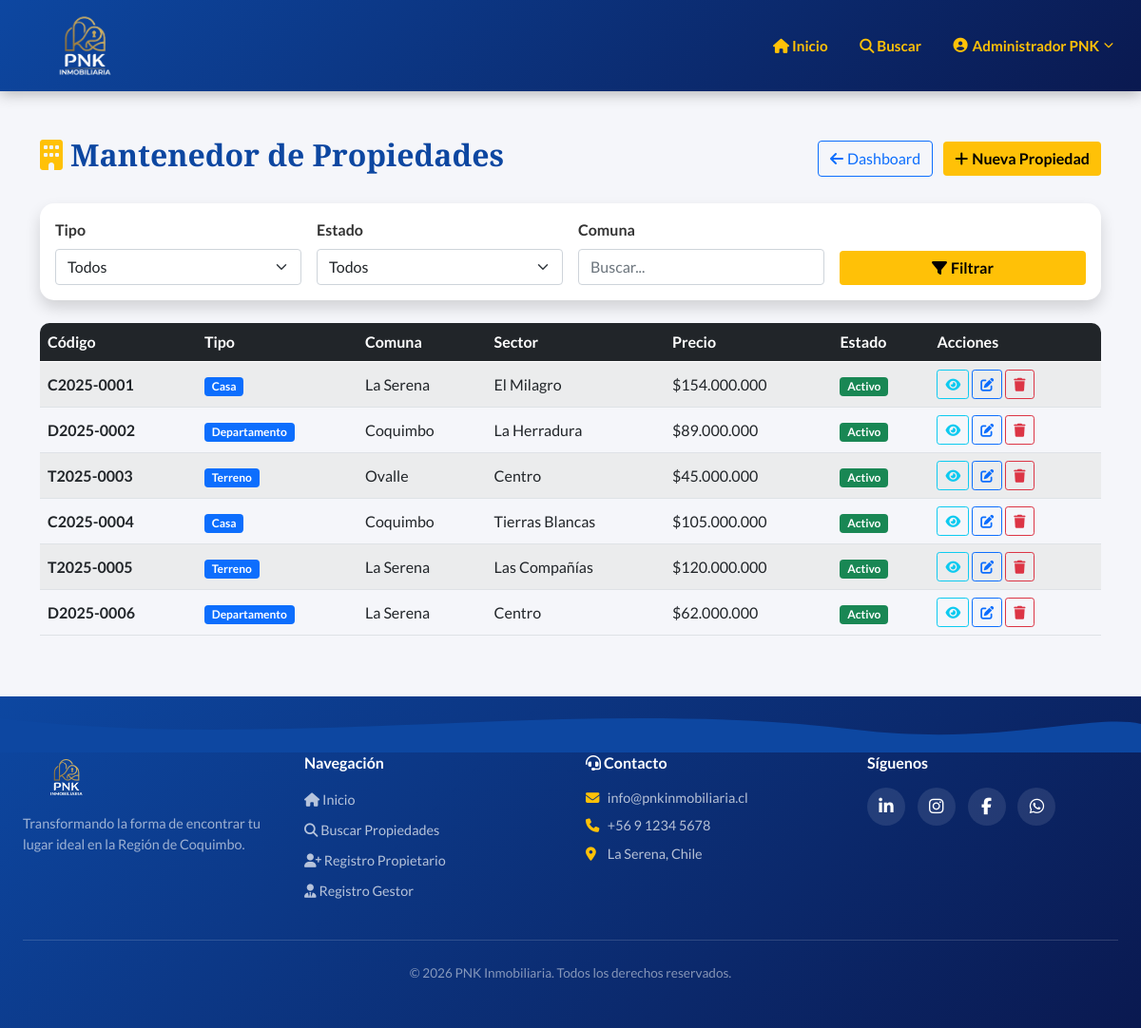
The app's page /crud-propiedades.php (signed in) with its own data.
### tables this page shows
CREATE TABLE propiedades (
    id               INT AUTO_INCREMENT PRIMARY KEY,
    codigo           VARCHAR(20) NOT NULL UNIQUE COMMENT 'Formato: C/D/T + año + correlativo',
    propietario_id   INT NOT NULL,
    tipo             ENUM('casa','departamento','terreno') NOT NULL,
    descripcion      TEXT NULL,
    banos            TINYINT UNSIGNED DEFAULT 0,
    dormitorios      TINYINT UNSIGNED DEFAULT 0,
    area_terreno     DECIMAL(10,2) DEFAULT 0 COMMENT 'Metros cuadrados',
    area_construida  DECIMAL(10,2) DEFAULT 0 COMMENT 'Metros cuadrados',
    precio_clp       BIGINT UNSIGNED DEFAULT 0,
    precio_uf        DECIMAL(10,2) DEFAULT 0,
    fecha_publicacion DATE NULL,
    provincia        VARCHAR(50) NOT NULL,
    comuna           VARCHAR(50) NOT NULL,
    sector           VARCHAR(100) NULL,
    latitud          DECIMAL(10,7) NULL,
    longitud         DECIMAL(10,7) NULL,
    bodega           BOOLEAN DEFAULT FALSE,
    estacionamiento  BOOLEAN DEFAULT FALSE,
    logia            BOOLEAN DEFAULT FALSE,
    cocina_amoblada  BOOLEAN DEFAULT FALSE,
    antejardin       BOOLEAN DEFAULT FALSE,
    patio_trasero    BOOLEAN DEFAULT FALSE,
    piscina          BOOLEAN DEFAULT FALSE,
    estado           ENUM('activo','inactivo','vendido') NOT NULL DEFAULT 'activo',
    created_at       TIMESTAMP DEFAULT CURRENT_TIMESTAMP,
    updated_at       TIMESTAMP DEFAULT CURRENT_TIMESTAMP ON UPDATE CURRENT_TIMESTAMP,
    FOREIGN KEY (propietario_id) REFERENCES usuarios(id) ON DELETE CASCADE,
    INDEX idx_tipo (tipo),
    INDEX idx_estado (estado),
    INDEX idx_comuna (comuna),
    INDEX idx_provincia (provincia),
    INDEX idx_propietario (propietario_id)
);

### includes/auth.php (called while the page is built, shortened)
<?php
function getUserType(): ?string {
    return $_SESSION['tipo_usuario'] ?? null;
}
function sanitize(string $input): string {
    return htmlspecialchars(trim($input), ENT_QUOTES, 'UTF-8');
}

### crud-propiedades.php (the view, shortened to what this page needs)
<?php
require_once 'includes/header.php';
$isAdmin = getUserType() === 'administrador';
$filtroComuna = $_GET['comuna'] ?? '';
$page = max(1, intval($_GET['page'] ?? 1));
$perPage = 10;
$offset = ($page - 1) * $perPage;
$params = [];
$where = "WHERE 1=1";
$stmt = $pdo->prepare("SELECT * FROM propiedades $where ORDER BY created_at DESC LIMIT $perPage OFFSET $offset");
$stmt->execute($params);
$propiedades = $stmt->fetchAll();
?>
<section class="container my-5">
    <div class="d-flex justify-content-between align-items-center mb-4 flex-wrap gap-2">
        <h2 class="fw-bold"><i class="fas fa-building text-warning me-2"></i><?= $isAdmin ? 'Mantenedor de Propiedades' : 'Mis Propiedades' ?></h2>
        <div>
            <?php if ($isAdmin): ?><a href="dashboard.php" class="btn btn-outline-primary me-2"><i class="fas fa-arrow-left me-1"></i>Dashboard</a><?php endif; ?>
            <a href="?new=1" class="btn btn-warning text-dark fw-bold"><i class="fas fa-plus me-1"></i>Nueva Propiedad</a>
        </div>
    </div>
    <div class="card premium-card border-0 shadow p-3 mb-4">
        <form method="GET" class="row g-3 align-items-end">
            <div class="col-md-3">
                <label class="form-label fw-bold">Tipo</label>
                <select name="tipo" class="form-select">
                    <option value="">Todos</option>
                </select>
            </div>
            <div class="col-md-3">
                <label class="form-label fw-bold">Estado</label>
                <select name="estado_prop" class="form-select">
                    <option value="">Todos</option>
                </select>
            </div>
            <div class="col-md-3">
                <label class="form-label fw-bold">Comuna</label>
                <input type="text" name="comuna" class="form-control" value="<?= sanitize($filtroComuna) ?>" placeholder="Buscar...">
            </div>
            <div class="col-md-3">
                <button class="btn btn-warning text-dark fw-bold w-100"><i class="fas fa-filter me-1"></i>Filtrar</button>
            </div>
        </form>
    </div>
    <div class="table-responsive">
        <table class="table table-striped table-hover align-middle">
            <thead class="table-dark">
                <tr><th>Código</th><th>Tipo</th><th>Comuna</th><th>Sector</th><th>Precio</th><th>Estado</th><th>Acciones</th></tr>
            </thead>
            <tbody>
            <?php foreach ($propiedades as $p): ?>
                <tr>
                    <td class="fw-bold"><?= sanitize($p['codigo']) ?></td>
                    <td><span class="badge bg-primary"><?= ucfirst($p['tipo']) ?></span></td>
                    <td><?= sanitize($p['comuna']) ?></td>
                    <td><?= sanitize($p['sector']) ?></td>
                    <td>$<?= number_format($p['precio_clp'], 0, ',', '.') ?></td>
                    <td><span class="badge bg-<?= $p['estado']==='activo'?'success':($p['estado']==='vendido'?'info':'secondary') ?>"><?= ucfirst($p['estado']) ?></span></td>
                    <td>
                        <a href="detalle-propiedad.php?id=<?= $p['id'] ?>" class="btn btn-sm btn-outline-info" title="Ver"><i class="fas fa-eye"></i></a>
                        <a href="?edit=<?= $p['id'] ?>" class="btn btn-sm btn-outline-primary" title="Editar"><i class="fas fa-edit"></i></a>
                        <form method="POST" class="d-inline">
                            <button class="btn btn-sm btn-outline-danger" data-confirm="¿Eliminar esta propiedad?"><i class="fas fa-trash"></i></button>
                        </form>
                    </td>
                </tr>
            <?php endforeach; ?>
            </tbody>
        </table>
    </div>
</section>
<?php require_once 'includes/footer.php'; ?>

### css/style.css (style rules this page uses)
:root { --color-header: #0d47a1; --color-secundario: #1976d2; --color-acento: #ffc107; --color-texto: #ffffff; --color-dark: #0a1950; --color-gold: #d4a843; --font-heading: 'Playfair Display', Georgia, serif; --font-body: 'Lato', 'Segoe UI', sans-serif; --shadow-card: 0 10px 30px rgba(0, 0, 0, 0.08); --shadow-hover: 0 15px 35px rgba(0, 0, 0, 0.15); --radius: 15px; --transition: all 0.3s ease; }
* { box-sizing: border-box; }
body { font-family: var(--font-body); margin: 0; background: #f5f6fa; color: #333; min-height: 100vh; display: flex; flex-direction: column; }
h1, h2, h3, h4, h5, h6 { font-family: var(--font-heading); color: var(--color-header); font-weight: 700; }
.hero-section h1, .hero-section h2, .hero-section h3, .footer-pnk h1, .footer-pnk h2, .footer-pnk h3, .footer-pnk h4, .bg-header-institutional h1, .bg-header-institutional h2, .bg-header-institutional h3, .table-dark th { color: #fff; }
.premium-card { border: none; border-radius: var(--radius); box-shadow: var(--shadow-card); transition: var(--transition); background: #fff; }
.btn-custom, .btn-warning { background-color: var(--color-acento); color: #000 !important; font-weight: bold; border: none; transition: var(--transition); }
.table-striped tbody tr:nth-of-type(odd) { background-color: #f8f9fa; }
.table-responsive { border-radius: 10px; overflow: hidden; }
.premium-card { animation: fadeInUp 0.5s ease-out; }

### records on screen
propiedades: codigo "C2025-0001", tipo "Casa", comuna "La Serena", sector "El Milagro", precio_clp "154.000.000", estado "Activo"
propiedades: codigo "D2025-0002", tipo "Departamento", comuna "Coquimbo", sector "La Herradura", precio_clp "89.000.000", estado "Activo"
propiedades: codigo "T2025-0003", tipo "Terreno", comuna "Ovalle", sector "Centro", precio_clp "45.000.000", estado "Activo"
propiedades: codigo "C2025-0004", tipo "Casa", comuna "Coquimbo", sector "Tierras Blancas", precio_clp "105.000.000", estado "Activo"
propiedades: codigo "T2025-0005", tipo "Terreno", comuna "La Serena", sector "Las Compañías", precio_clp "120.000.000", estado "Activo"
propiedades: codigo "D2025-0006", tipo "Departamento", comuna "La Serena", sector "Centro", precio_clp "62.000.000", estado "Activo"

### other values on screen
getUserName() "Administrador PNK"
